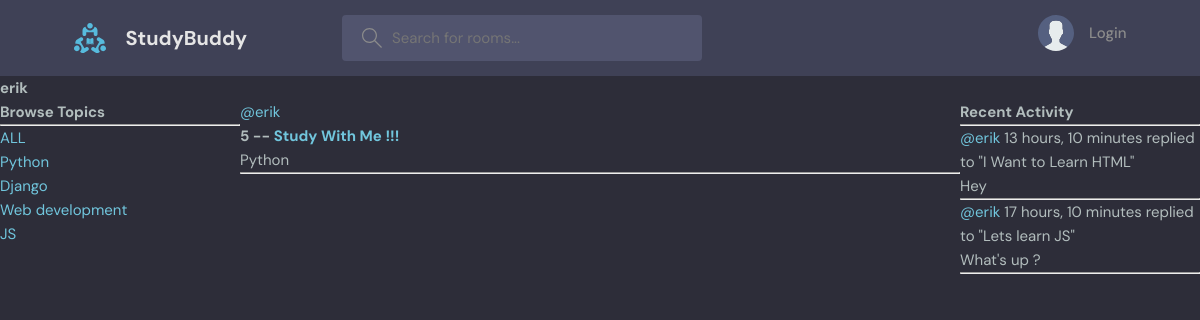
Screenshot of /profile/3/ with the database file from the repository.
### base/models.py (models this page shows, shortened)
class Topic(models.Model):
    name = models.CharField(max_length=200)

class Room(models.Model):
    host = models.ForeignKey(User,on_delete=models.SET_NULL, null=True)
    topic = models.ForeignKey(Topic,on_delete=models.SET_NULL, null=True)
    name = models.CharField(max_length=200)
    description = models.TextField(null=True, blank=True)
    participants = models.ManyToManyField(User, related_name='participants', blank=True) # ManyToManyField --> Many users can join a room
    updated = models.DateTimeField(auto_now=True) #auto_now --> Time stamp at every time we add
    created = models.DateTimeField(auto_now_add=True) #auto_now_add --> Time stamp at the time of creation only
    class Meta:
        ordering = ['-updated', '-created']
    def __str__(self):
        return self.name

class Message(models.Model):
    user = models.ForeignKey(User, on_delete=models.CASCADE)
    room = models.ForeignKey(Room,on_delete=models.CASCADE) # SET_NULL --> If parent is deleted, then it will be set as Null, Cascade --> Delete
    body = models.TextField()
    updated = models.DateTimeField(auto_now=True) #auto_now --> Time stamp at every time we add
    created = models.DateTimeField(auto_now_add=True) #auto_now_add --> Time stamp at the time of creation only
    class Meta:
        ordering = ['-updated', '-created']
    def __str__(self):
        return self.body[0:50]

### base/views.py (the view)
# urls.py: path('profile/<str:pk>/', views.userProfile, name='user-profile'),
def userProfile(request,pk):
    user = User.objects.get(id=pk)
    rooms = user.room_set.all()  # Get all rooms created by the user
    room_messages = user.message_set.all()  # Get all messages created by the user
    topics = Topic.objects.all()
    context = {'user':user, 'rooms':rooms, 'room_messages':room_messages, 'topics':topics}
    return render(request, 'base/profile.html',context)

### base/templates/base/profile.html (shortened to what this page needs)
{% extends 'main.html' %}
{% block content %}
<h1>{{user.username}}</h1>
<div class = "profile-container">
    <div>
        {% include 'base/topics_component.html' %}
    </div>
    <div>
        {% include 'base/feed_component.html' %}
    </div>
    <div>
        {% include 'base/activity_component.html' %}
    </div>
</div>
{% endblock content %}

### base/templates/base/topics_component.html
<h3>Browse Topics</h3>
        <hr>
        <div>
            <a href = "{% url 'home' %}">ALL</a>
        </div>
        {% for topic in topics %}
            <div>
                <a href = "{% url 'home' %}?q={{topic.name}}">{{topic.name}}</a>
            </div>
        {% endfor %}

### base/templates/base/feed_component.html (shortened to what this page needs)
<div>{% for room in rooms %}
    <div>
        <a href = "{% url 'user-profile' room.host.id %}">@{{room.host.username}}</a>
        <h5>{{room.id}} -- <a href = "{% url 'room' room.id %}">{{room.name}}</a></h5>
        <small>{{room.topic.name}}</small>
        <hr>
    </div>
    {% endfor %}
</div>

### base/templates/base/activity_component.html (shortened to what this page needs)
<h3>Recent Activity</h3>
        <hr>
        {% for message in room_messages %}
            <div>
                <small><a href = "{% url 'user-profile' message.user.id %}">@{{message.user}}</a> {{message.created|timesince}}</small>
                <small>replied to "{{message.room}}"</small>
                <p>{{message}}</p>
                <hr>
            </div>
        {% endfor %}

### static/styles/style.css (style rules this page uses)
:root { --color-main: #71c6dd; --color-main-light: #e1f6fb; --color-dark: #3f4156; --color-dark-medium: #51546e; --color-dark-light: #696d97; --color-light: #e5e5e5; --color-gray: #8b8b8b; --color-light-gray: #b2bdbd; --color-bg: #2d2d39; --color-success: #5dd693; --color-error: #fc4b0b; }
* { font-family: "DM Sans", -apple-system, BlinkMacSystemFont, "Segoe UI", Roboto, Oxygen, Ubuntu, Cantarell, "Open Sans", "Helvetica Neue", sans-serif; margin: 0; padding: 0; box-sizing: border-box; text-rendering: optimizeLegibility; font-size: inherit; }
html { font-size: 56.25%; }
@media only screen and (min-width: 1200px) { html { font-size: 62.5%; } }
body { line-height: 1.6; font-weight: 400; font-size: 1.5rem; color: var(--color-light-gray); background-color: var(--color-bg); min-height: 100vh; }
a { display: inline-block; color: var(--color-main); text-decoration: none; }

### base/templates/base/profile.html (style rules this page uses)
.profile-container { display : grid; grid-template-columns: 1fr 3fr 1fr; }

### rows the page displays
Topic: name "Python"
Topic: name "Django"
Topic: name "Web development"
Topic: name "JS"
Room: host.username "erik", id "5", name "Study With Me !!!", topic.name "Python"
Message: user "erik", created "13 hours, 10 minutes", room "I Want to Learn HTML", body "Hey"
Message: user "erik", created "17 hours, 10 minutes", room "Lets learn JS", body "What's up ?"

### other values shown
{{ user.username }} "erik"
